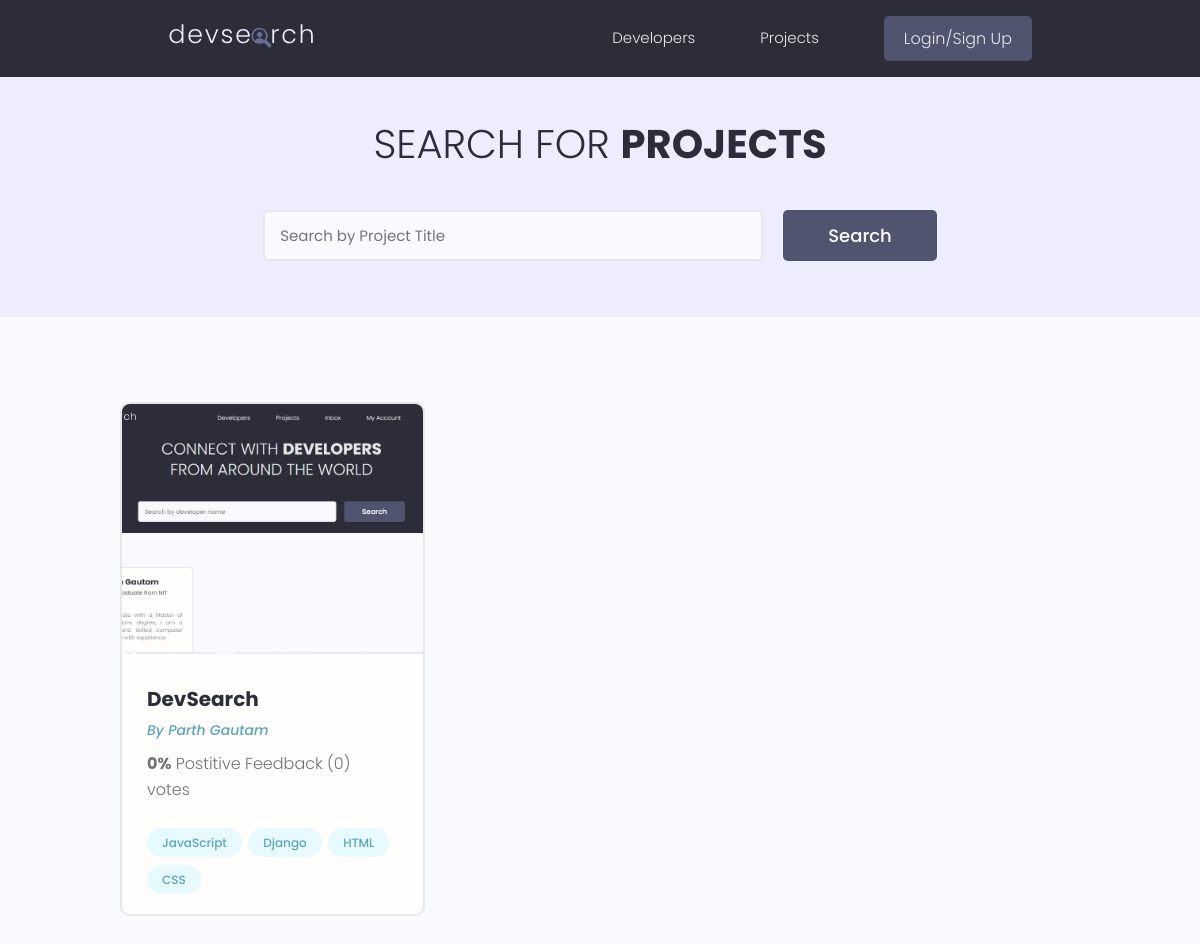
/projects/, run on the app's committed database.
### projects/models.py (models this page shows, shortened)
class Project(models.Model):
    owner = models.ForeignKey(Profile, null=True, blank=True, on_delete=models.CASCADE)
    title = models.CharField(max_length=255)
    description = models.TextField(blank=True, null=True)
    demo_link = models.CharField(max_length=2000, blank=True, null = True)
    source_link = models.CharField(max_length=2000,null = True, blank=True)
    featured_img = models.ImageField(blank=True, null=True, default='default.jpg')
    tags = models.ManyToManyField('Tag', blank=True)
    created = models.DateTimeField(auto_now_add=True)
    vote_total  = models.IntegerField(default=0, null=True, blank=True)
    vote_ratio =  models.IntegerField(default=0, null=True, blank=True)
    id= models.UUIDField(default=uuid.uuid4, editable=False, unique=True,primary_key=True)
    class Meta:
        ordering = ["-vote_ratio", '-vote_total','title']
    @property
    def imageURL(self):
        try:
            url = self.featured_img.url
        except:
            url = ""
        return url

class Tag(models.Model):
    name = models.CharField(max_length=200)
    created = models.DateTimeField(auto_now_add=True)
    id= models.UUIDField(default=uuid.uuid4, editable=False, unique=True,primary_key=True)
    def __str__(self):
        return self.name

### users/models.py (models this page shows, shortened)
class Profile(models.Model):
    user = models.OneToOneField(User, on_delete=models.CASCADE, blank=True, null=True)
    name=models.CharField( max_length=200, blank=True, null=True)
    email = models.EmailField(max_length=200, blank=True,null=True)
    username = models.CharField( max_length=200, blank=True, null=True)
    location = models.CharField( max_length=200, blank=True, null=True)
    short_intro = models.CharField(max_length=200, null=True, blank=True)
    bio = models.TextField(blank=True, null=True)
    profile_img = models.ImageField(blank=True, null=True,upload_to='profiles/',default='profiles/user-default.png')
    social_github=models.CharField( max_length=200, blank=True, null=True)
    social_twitter=models.CharField( max_length=200, blank=True, null=True)
    social_linkdin=models.CharField( max_length=200, blank=True, null=True)
    social_youtube=models.CharField( max_length=200, blank=True, null=True)
    social_website=models.CharField( max_length=200, blank=True, null=True)
    created = models.DateTimeField(auto_now_add=True)
    id= models.UUIDField(default=uuid.uuid4, editable=False, unique=True,primary_key=True)
    class Meta:
        ordering = ['created']

### projects/views.py (the view)
# urls.py: path('projects/', include('projects.urls')),
def projects(request):
    projects, search_query = searchProjects(request)
    projects, custom_range = paginateProjects(request,projects,6)
    context = {"projects": projects,'search_query':search_query,'custom_range':custom_range}
    return render(request,'projects/projects.html',context)

### projects/utils.py (called while the page is built)
def paginateProjects(request, projects,results):
    page = request.GET.get("page")
    paginator = Paginator(projects, results)
    try:
        projects = paginator.page(page)
    except PageNotAnInteger:
        page=1
        projects = paginator.page(page)
    except EmptyPage:
        page = paginator.num_pages
        projects = paginator.page(page)
    leftidx = int(page)-4
    if leftidx<1:
        leftidx=1
    rightidx = int(page) + 4
    if rightidx>paginator.num_pages:
        rightidx=paginator.num_pages
    custom_range = range(leftidx,rightidx+1)
    return projects,custom_range

def searchProjects(request):
    search_query = ''
    if request.GET.get('search_query'):
        search_query = request.GET.get('search_query')
    tags = Tag.objects.filter(name__icontains = search_query)
    projects = Project.objects.distinct().filter(
            Q(title__icontains = search_query) |
            Q(description__icontains = search_query) |
            Q(owner__name__icontains = search_query) |
            Q(tags__in=tags)
        )
    return projects, search_query

### projects/templates/projects/projects.html (shortened to what this page needs)
{% extends 'main.html' %}
{% block content %}
<main class="projects">
    <section class="hero-section text-center">
      <div class="container container--narrow">
        <div class="hero-section__box">
          <h2>Search for <span>Projects</span></h2>
        </div>
        <div class="hero-section__search">
          <form id="searchForm" class="form" action="{% url 'projects' %}" method="GET">
            <div class="form__field">
              <input class="input input--text" id="formInput#search" type="text"
              name="search_query"  placeholder="Search by Project Title" value="{{search_query}}"/>
            </div>
            <input class="btn btn--sub btn--lg" type="submit" value="Search" />
          </form>
        </div>
      </div>
    </section>
    <section class="projectsList">
      <div class="container">
        <div class="grid grid--three">
        {% for project in projects %}
          <div class="column">
            <div class="card project">
              <a href="{% url 'project' project.id %}" class="project">
                <img class="project__thumbnail" src="{{project.imageURL}}" alt="project thumbnail" />
                <div class="card__body">
                  <h3 class="project__title">{{project.title}}</h3>
                  <p><a class="project__author" href="{% url 'user-profile' project.owner.id %}">By {{project.owner.name}}</a></p>
                  <p class="project--rating">
                    <span style="font-weight: bold;">{{project.vote_ratio}}%</span> Postitive
                    Feedback ({{project.vote_total}}) vote{{project.vote_total|pluralize:'s'}}
                  </p>
                  <div class="project__tags">
                {% for tag in project.tags.all %}
                    <span class="tag tag--pill tag--main">
                      <small>{{tag}}</small>
                    </span>
                {% endfor %}
                  </div>
                </div>
              </a>
            </div>
            </div>
        {% endfor %}
        </div>
      </div>
    </section>
  </main>
{% endblock content %}

### static/styles/app.css (style rules this page uses)
:root { --color-sub: #2d2d39; }
.btn--sub { background-color: var(--color-sub-light); }
.card { border: 2px solid var(--color-light); }
img { width: 100%; }
.hero-section { height: 40vh; display: flex; align-items: center; background-color: var(--color-sub); }
.hero-section__box { margin-bottom: 4rem; }
.hero-section__box > h2, .hero-section__box > h2 > span { font-size: 4rem; color: var(--color-light); line-height: 1.3; text-transform: uppercase; }
.hero-section__box > h2 { font-weight: 300; }
.hero-section__box > h2 > span { font-weight: 700; }
.hero-section__search > .form { display: flex; align-items: center; justify-content: center; gap: 2rem; }
.hero-section__search > .form input.input--text { width: 50rem; }
.project__author { font-size: 1.4rem; font-style: italic; }
.project--rating { margin-bottom: 1.6em; margin-top: .5em; }
.projects > .hero-section { background: var(--color-sub-lighter); height: 30vh; }
.projects .hero-section__box { margin-bottom: 2.5rem; }
.projects .hero-section__box > h2 { color: var(--color-sub); }
.projects .hero-section__box > h2 > span { font-weight: 700; color: var(--color-sub); }
.projectsList { margin-top: 8rem; }
.project__thumbnail { height: 25rem; object-fit: cover; object-position: top center; }
.project__title { font-size: 2rem; font-weight: 700; color: var(--color-sub); }

### static/uikit/styles/modules/_variables.css (style rules this page uses)
:root { --color-main: #5aa5b9; --color-main-light: #e6faff; --color-sub: #3f4156; --color-sub-light: #51546e; --color-sub-lighter: #ededfd; --color-text: #737373; --color-gray: #8b8b8b; --color-light: #e5e7eb; --color-light-gray: #767676; --color-bg: #f8fafd; --color-white: #fffefd; --color-white-light: #f3f3f3; --color-success: #359e64; --color-success-bg: #def8e8; --color-error: #fc4b0b; --color-error-bg: #fff2ee; --font-base: 'Poppins', arial, helvetica, 'Segoe UI', roboto, ubuntu, sans-serif; --font-monospace: 'Fira Code', 'Courier New', courier, monospace; --font-regular: 300; --font-medium: 500; --font-bold: 700; --generic-shadow: 1px 1px 5px #00000010; --generic-transition: all 0.3s ease-in-out; }

### static/uikit/styles/modules/_base.css (style rules this page uses)
* { margin: 0; padding: 0; box-sizing: border-box; text-rendering: optimizeLegibility; color: inherit; font-size: inherit; }
html { font-size: 50%; }
@media only screen and (min-width: 480px) { html { font-size: 56.25%; } }
@media only screen and (min-width: 1200px) { html { font-size: 62.5%; } }
body { line-height: 1.6; font-weight: 400; font-size: 1.5rem; color: var(--color-text); background-color: var(--color-bg); min-height: 100vh; }

### static/uikit/styles/modules/_typography.css (style rules this page uses)
* { font-family: var(--font-base); }
h2 { font-size: 3.6rem; font-weight: var(--font-bold); }
h3 { font-size: 3.2rem; font-weight: var(--font-medium); }
p, span, strong { font-size: 1.6rem; color: var(--color-text); font-weight: var(--font-regular); }
a { padding-bottom: 2px; text-decoration: none; display: inline-block; color: var(--color-main); font-weight: var(--font-medium); }

### static/uikit/styles/modules/_utilities.css (style rules this page uses)
.container { width: 92%; max-width: 165rem; margin: 0 auto; box-sizing: border-box; }
.container--narrow { width: 92%; max-width: 120rem; }
@media screen and (min-width: 1000px) { .container { width: 90%; } }
@media screen and (min-width: 1000px) { .container--narrow { width: 85%; } }
@media screen and (min-width: 1200px) { .container { width: 80%; } }
@media screen and (min-width: 1200px) { .container--narrow { width: 72%; } }
.text-center { text-align: center; }

### static/uikit/styles/modules/_button.css (style rules this page uses)
.btn { display: inline-block; position: relative; cursor: pointer; background-color: var(--color-light); font-weight: var(--font-medium); color: var(--color-sub); text-decoration: none; padding: 1rem 2rem; border-radius: 0.5rem; border: none; width: -webkit-fit-content; width: -moz-fit-content; width: fit-content; height: -webkit-fit-content; height: -moz-fit-content; height: fit-content; font-size: 1.6rem; outline-width: 0; outline-color: transparent; -webkit-backface-visibility: hidden; backface-visibility: hidden; transition: all 0.3s ease-in-out; }
.btn--sub { background-color: var(--color-sub); color: var(--color-white); }
.btn--lg { font-size: 1.8rem; padding: 1.2rem 4.5rem; }

### static/uikit/styles/modules/_card.css (style rules this page uses)
.card { border-radius: 1rem; background-color: var(--color-white); border: 1.5px solid var(--color-light); width: auto; height: auto; margin-top: 0.5rem; margin-bottom: 0.5rem; overflow: hidden; }
.card__body, .card__header { padding: 2rem 2.5rem; }

### data on the page
Project: imageURL (picture), title "DevSearch", owner.name "Parth Gautam", vote_ratio "0", vote_total "0"
Tag: name "JavaScript"
Tag: name "Django"
Tag: name "HTML"
Tag: name "CSS"
